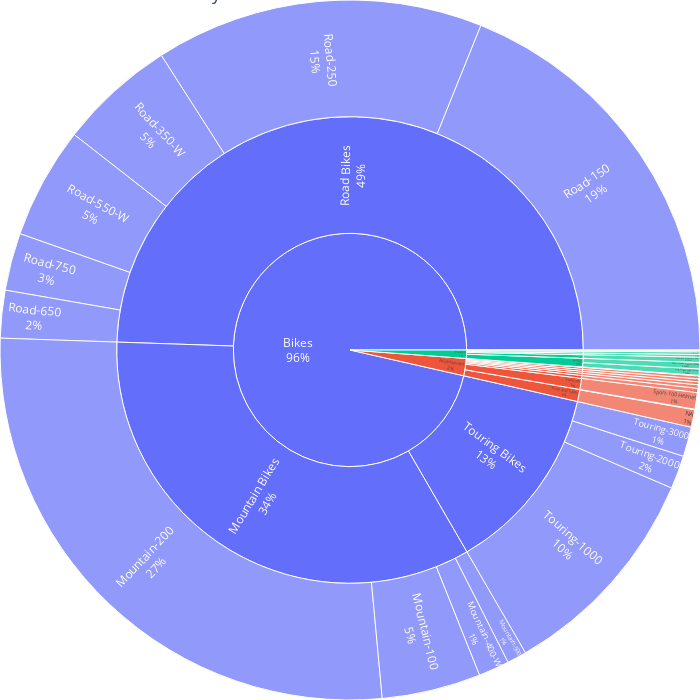

Notebook source saved alongside this figure:
### Code cell
idf_product = df_product.fillna('NA')

# Assuming df_product is your DataFrame

# Prompt the user to select a number
print("Please select a number:")
print("1. Revenue")
print("2. Profit")
print("3. AVGProfit")
print("4. ProfitMargin")
print("5. QuantitySold")

# Get user input for the selected number
selected_number = int(input("Enter the number corresponding to your choice: "))

# Map the selected number to the column names
column_mapping = {
    1: 'Revenue',
    2: 'Profit',
    3: 'AVGProfit',
    4: 'ProfitMargin',
    5: 'QuantitySold'
}

# Check if the selected number is valid
if selected_number not in column_mapping.keys():
    print("Invalid number selected. Please choose from the provided options.")
else:
    selected_column = column_mapping[selected_number]

    # Calculate the percentage dynamically based on the selected column
    df_product['RevenuePercentage'] = df_product[selected_column] / df_product[selected_column].sum() * 100

    # Create the sunburst chart with the selected column
    fig = px.sunburst(df_product, path=['CategoryName', 'SubcategoryName', 'ModelName'], values=selected_column,
                      custom_data=['RevenuePercentage'], title=f'{selected_column} Breakdown by Product')
    fig.update_traces(textinfo='label+percent entry', insidetextorientation='radial')
    fig.update_layout(margin=dict(l=0, r=0, t=0, b=0), width=700, height=700)
    fig.show()

### Figure 1 — Plotly figure (JSON) as saved in the notebook; plotly's stock layout.template omitted (floating-point values rounded to 4 significant figures)
{"data": [{"branchvalues": "total", "customdata": [["(?)"], ["(?)"], ["(?)"], ["(?)"], ["(?)"], ["(?)"], ["(?)"], [0.1341], [0.1349], ["(?)"], [0.06706], [0.02459], [0.1588], [0.1373], ["(?)"], [0.02489], ["(?)"], ["(?)"], ["(?)"], ["(?)"], ["(?)"], ["(?)"], ["(?)"], ["(?)"], ["(?)"], ["(?)"], ["(?)"], ["(?)"], ["(?)"], [0.1341], [0.1349], ["(?)"], [0.06706], [0.02459], [0.1588], ["(?)"], ["(?)"], [0.1373], ["(?)"], ["(?)"], ["(?)"], ["(?)"], ["(?)"], ["(?)"], ["(?)"], ["(?)"], ["(?)"], ["(?)"], ["(?)"]], "domain": {"x": [0, 1], "y": [0, 1]}, "hovertemplate": "labels=%{label}<br>Revenue=%{value}<br>parent=%{parent}<br>id=%{id}<extra></extra>", "ids": ["Clothing/Vests/Classic Vest", "Clothing/Gloves/Half-Finger Gloves", "Clothing/Jerseys/Long-Sleeve Logo Jersey", "Bikes/Mountain Bikes/Mountain-100", "Bikes/Mountain Bikes/Mountain-200", "Bikes/Mountain Bikes/Mountain-400-W", "Bikes/Mountain Bikes/Mountain-500", "Accessories/Bike Racks/NA", "Accessories/Bike Stands/NA", "Accessories/Bottles and Cages/NA", "Clothing/Caps/NA", "Accessories/Cleaners/NA", "Accessories/Fenders/NA", "Accessories/Hydration Packs/NA", "Accessories/Tires and Tubes/NA", "Accessories/Tires and Tubes/Patch Kit", "Clothing/Socks/Racing Socks", "Bikes/Road Bikes/Road-150", "Bikes/Road Bikes/Road-250", "Bikes/Road Bikes/Road-350-W", "Bikes/Road Bikes/Road-550-W", "Bikes/Road Bikes/Road-650", "Bikes/Road Bikes/Road-750", "Clothing/Jerseys/Short-Sleeve Classic Jersey", "Accessories/Helmets/Sport-100 Helmet", "Bikes/Touring Bikes/Touring-1000", "Bikes/Touring Bikes/Touring-2000", "Bikes/Touring Bikes/Touring-3000", "Clothing/Shorts/Women's Mountain Shorts", "Accessories/Bike Racks", "Accessories/Bike Stands", "Accessories/Bottles and Cages", "Clothing/Caps", "Accessories/Cleaners", "Accessories/Fenders", "Clothing/Gloves", "Accessories/Helmets", "Accessories/Hydration Packs", "Clothing/Jerseys", "Bikes/Mountain Bikes", "Bikes/Road Bikes", "Clothing/Shorts", "Clothing/Socks", "Accessories/Tires and Tubes", "Bikes/Touring Bikes", "Clothing/Vests", "Accessories", "Bikes", "Clothing"], "labels": ["Classic Vest", "Half-Finger Gloves", "Long-Sleeve Logo Jersey", "Mountain-100", "Mountain-200", "Mountain-400-W", "Mountain-500", "NA", "NA", "NA", "NA", "NA", "NA", "NA", "NA", "Patch Kit", "Racing Socks", "Road-150", "Road-250", "Road-350-W", "Road-550-W", "Road-650", "Road-750", "Short-Sleeve Classic Jersey", "Sport-100 Helmet", "Touring-1000", "Touring-2000", "Touring-3000", "Women's Mountain Shorts", "Bike Racks", "Bike Stands", "Bottles and Cages", "Caps", "Cleaners", "Fenders", "Gloves", "Helmets", "Hydration Packs", "Jerseys", "Mountain Bikes", "Road Bikes", "Shorts", "Socks", "Tires and Tubes", "Touring Bikes", "Vests", "Accessories", "Bikes", "Clothing"], "name": "", "parents": ["Clothing/Vests", "Clothing/Gloves", "Clothing/Jerseys", "Bikes/Mountain Bikes", "Bikes/Mountain Bikes", "Bikes/Mountain Bikes", "Bikes/Mountain Bikes", "Accessories/Bike Racks", "Accessories/Bike Stands", "Accessories/Bottles and Cages", "Clothing/Caps", "Accessories/Cleaners", "Accessories/Fenders", "Accessories/Hydration Packs", "Accessories/Tires and Tubes", "Accessories/Tires and Tubes", "Clothing/Socks", "Bikes/Road Bikes", "Bikes/Road Bikes", "Bikes/Road Bikes", "Bikes/Road Bikes", "Bikes/Road Bikes", "Bikes/Road Bikes", "Clothing/Jerseys", "Accessories/Helmets", "Bikes/Touring Bikes", "Bikes/Touring Bikes", "Bikes/Touring Bikes", "Clothing/Shorts", "Accessories", "Accessories", "Accessories", "Clothing", "Accessories", "Accessories", "Clothing", "Accessories", "Accessories", "Clothing", "Bikes", "Bikes", "Clothing", "Clothing", "Accessories", "Bikes", "Clothing", "", "", ""], "values": [35688, 35021, 86783, 1341122, 7929476, 417834, 264333, 39360, 39591, 56799, 19688, 7219, 46620, 40308, 238222, 7307, 5106, 5549898, 4451260, 1580221, 1514623, 645380, 779205, 86168, 225336, 2992008, 451924, 400870, 71319, 39360, 39591, 56799, 19688, 7219, 46620, 35021, 225336, 40308, 172951, 9952765, 14520587, 71319, 5106, 245529, 3844802, 35688, 700762, 28318154, 339773], "type": "sunburst", "insidetextorientation": "radial", "textinfo": "label+percent entry"}], "layout": {"legend": {"tracegroupgap": 0}, "title": {"text": "Revenue Breakdown by Product"}, "margin": {"l": 0, "r": 0, "t": 0, "b": 0}, "width": 700, "height": 700}}
